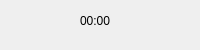
<?xml version="1.0" encoding="UTF-8"?>
<ui version="4.0">
 <class>MainWindow</class>
 <widget class="QMainWindow" name="MainWindow">
  <property name="geometry">
   <rect>
    <x>0</x>
    <y>0</y>
    <width>200</width>
    <height>50</height>
   </rect>
  </property>
  <property name="windowTitle">
   <string>MainWindow</string>
  </property>
  <property name="windowOpacity">
   <double>1.000000000000000</double>
  </property>
  <widget class="QWidget" name="centralwidget">
   <widget class="QLabel" name="label">
    <property name="enabled">
     <bool>true</bool>
    </property>
    <property name="geometry">
     <rect>
      <x>80</x>
      <y>10</y>
      <width>31</width>
      <height>21</height>
     </rect>
    </property>
    <property name="text">
     <string>00:00</string>
    </property>
   </widget>
  </widget>
 </widget>
 <resources/>
 <connections/>
</ui>
